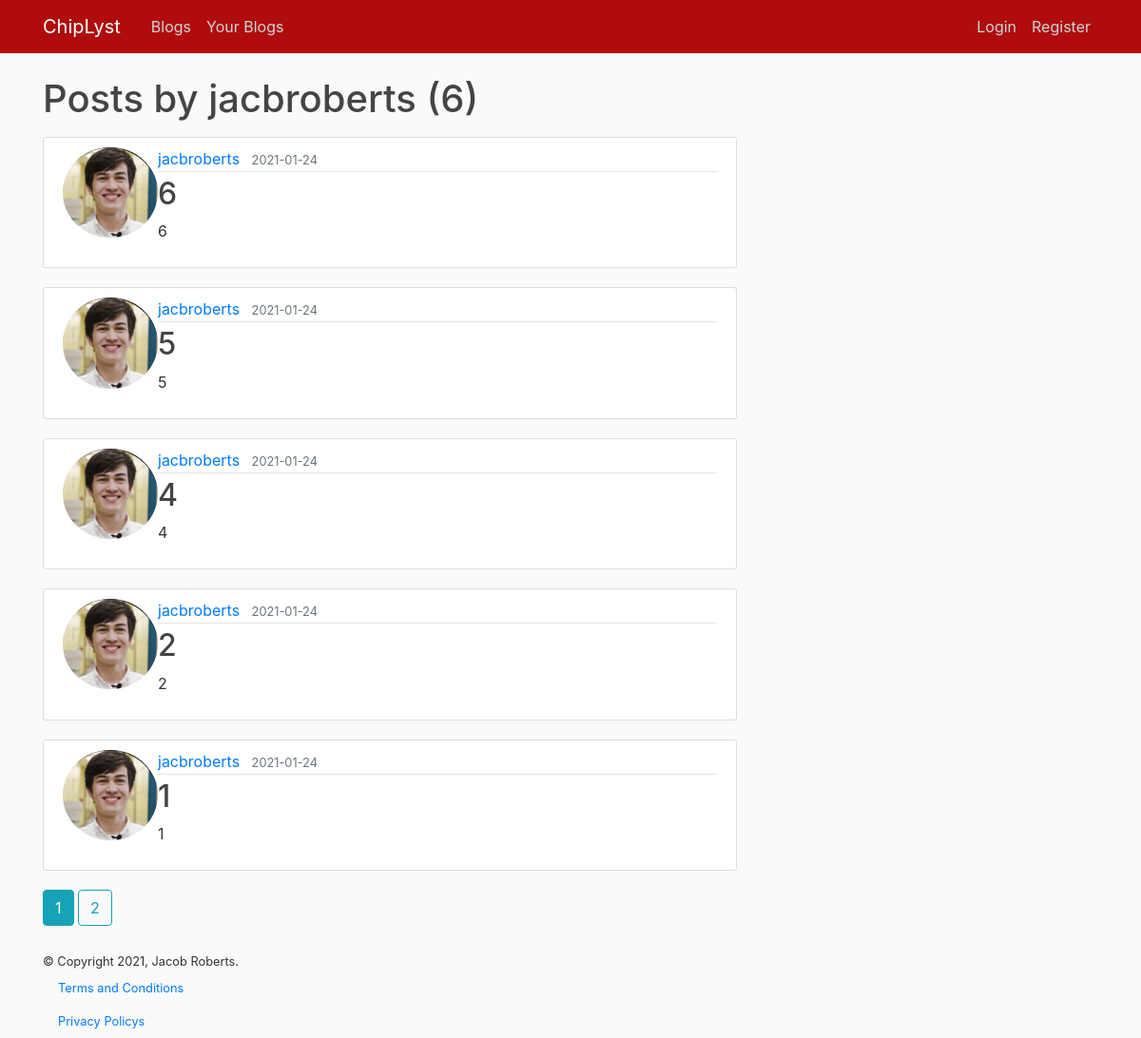
The app's page /user/jacbroberts with its own data.
### main/models.py (models this page shows, shortened)
class User(db.Model, UserMixin):
    id = db.Column(db.Integer, primary_key=True)
    username = db.Column(db.String(20), unique=True, nullable=False)
    email= db.Column(db.String(120), unique=True, nullable=False)
    image_file = db.Column(db.String(20), nullable=False, default='default.jpg')
    password = db.Column(db.String(80), nullable=False)
    posts = db.relationship('Post', backref='author', lazy=True)
    lists = db.relationship('Lists', backref='author',lazy=True)
    group_memberships = db.relationship('Groups',backref=db.backref('user_memberships',lazy='select'))

class Post(db.Model):
    id = db.Column(db.Integer, primary_key=True)
    title = db.Column(db.String(100), nullable=False)
    date_posted = db.Column(db.DateTime, nullable=False, default=datetime.utcnow)
    content = db.Column(db.Text, nullable=False)
    user_id = db.Column(db.Integer, db.ForeignKey('user.id'), nullable=False)

### main/routes.py (the view)
@app.route('/user/<string:username>', methods=['GET','POST'])
def user_posts(username):
    page = request.args.get('page', 1, type=int)
    user = User.query.filter_by(username=username).first_or_404()
    posts = Post.query.filter_by(author=user)\
        .order_by(Post.date_posted.desc())\
        .paginate(page=page, per_page=5)
    return render_template('user_posts.html', posts=posts, user=user)

### main/templates/user_posts.html
{% extends "layout.html" %}
{% block content %}
  <h1 class="mb-3">Posts by {{ user.username }} ({{ posts.total }})</h1>
    {% for post in posts.items %}
        <article class="media content-section">
          <img class="rounded-circle article-image" width="100" src="{{ url_for('static', filename='profilepics/'+ post.author.image_file)}}">
          <div class="media-body">
            <div class="article-metadata">
              <a class="mr-2" href="{{ url_for('user_posts', username=post.author.username)}}">{{ post.author.username }}</a>
              <small class="text-muted">{{ post.date_posted.strftime('%Y-%m-%d') }}</small>
            </div>
            <h2><a class="article-title" href="{{ url_for('post', post_id=post.id)}}">{{ post.title }}</a></h2>
            <p class="article-content">{{ post.content }}</p>
          </div>
        </article>
    {% endfor %}
    {% for page_num in posts.iter_pages(left_edge=1, right_edge=1, left_current=1, right_current=2) %}
    {% if page_num %}
      {% if posts.page == page_num %}
        <a class="btn btn-info mb-4" href="{{ url_for('user_posts', username=user.username, page=page_num) }}">{{ page_num }}</a>
      {% else %}
        <a class="btn btn-outline-info mb-4" href="{{ url_for('user_posts', username=user.username, page=page_num) }}">{{ page_num }}</a>
      {% endif %}
    {% else %}
      ...
    {% endif %}
    {% endfor %}
{% endblock content %}

### main/static/main.css (style rules this page uses)
body { background: #fafafa; color: #333333; margin-top: 5rem; }
h1, h2, h3, h4, h5, h6 { color: #444444; }
.content-section { background: #ffffff; padding: 10px 20px; border: 1px solid #dddddd; border-radius: 3px; margin-bottom: 20px; }
.article-title { color: #444444; }
.article-content { white-space: pre-line; }
.article-metadata { padding-bottom: 1px; margin-bottom: 4px; border-bottom: 1px solid #e3e3e3 }

### records on screen
User: username "jacbroberts"
Post: image_file (picture), author.username "jacbroberts", date_posted "2021-01-24", title "6", content "6"
Post: image_file (picture), author.username "jacbroberts", date_posted "2021-01-24", title "5", content "5"
Post: image_file (picture), author.username "jacbroberts", date_posted "2021-01-24", title "4", content "4"
Post: image_file (picture), author.username "jacbroberts", date_posted "2021-01-24", title "2", content "2"
Post: image_file (picture), author.username "jacbroberts", date_posted "2021-01-24", title "1", content "1"

### other values on screen
{{ posts.total }} "6"
{{ page_num }} "1"
{{ page_num }} "2"
